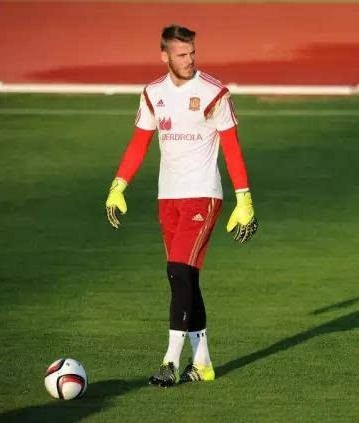
#> input picture hardwares/rk/python/detection/picodet/images/before/picodet_demo_input.jpg, 359 x 423 px
$ python picodet_infer.py
#> lines starting #> are read from the running program, lines starting #| are printed output that depends on the picture
### hardwares/rk/python/detection/picodet/picodet_utils/picodet.py
import numpy as np
import cv2
import os

picodet_std = [0.229, 0.224, 0.225]
picodet_mean = [0.485, 0.456, 0.406]

label_list = [
    "person",
    "bicycle",
    "car",
    "motorbike",
    "aeroplane",
    "bus",
    "train",
    "truck",
    "boat",
    "traffic light",
    "fire hydrant",
    "stop sign",
    "parking meter",
    "bench",
    "bird",
    "cat",
    "dog",
    "horse",
    "sheep",
    "cow",
    "elephant",
    "bear",
    "zebra",
    "giraffe",
    "backpack",
    "umbrella",
    "handbag",
    "tie",
    "suitcase",
    "frisbee",
    "skis",
    "snowboard",
    "sports ball",
    "kite",
    "baseball bat",
    "baseball glove",
    "skateboard",
    "surfboard",
    "tennis racket",
    "bottle",
    "wine glass",
    "cup",
    "fork",
    "knife",
    "spoon",
    "bowl",
    "banana",
    "apple",
    "sandwich",
    "orange",
    "broccoli",
    "carrot",
    "hot dog",
    "pizza",
    "donut",
    "cake",
    "chair",
    "sofa",
    "potted plant",
    "bed",
    "dining table",
    "toilet",
    "tv monitor",
    "laptop",
    "mouse",
    "remote",
    "keyboard",
    "cell phone",
    "microwave",
    "oven",
    "toaster",
    "sink",
    "refrigerator",
    "book",
    "clock",
    "vase",
    "scissors",
    "teddy bear",
    "hair drier",
    "toothbrush",
]


class PicodetPreProcess:
    def __init__(self,
                 target_size=None,
                 interp=cv2.INTER_CUBIC,
                 mean=None,
                 std=None,
                 is_scale=True,
                 stride=32):
#> in get_inputs, src_image is the input picture: shape (423, 359, 3); mean B, G, R 53.8, 97.6, 111.5
        if std is None:
            self.std = picodet_std
        else:
            self.std = std
        if mean is None:
            self.mean = picodet_mean
        else:
            self.mean = mean
        if target_size is None:
            self.target_size = [320, 320]
        else:
            self.target_size = target_size
        self.interp = interp
        self.is_scale = is_scale
        self.stride = stride

    def resize(self, im, im_info):
        target_size = self.target_size
        interp = self.interp
        assert len(target_size) == 2
        assert target_size[0] > 0 and target_size[1] > 0
        origin_shape = im.shape[:2]
#> origin_shape = (423, 359)
        resize_h, resize_w = target_size
        im_scale_y = resize_h / float(origin_shape[0])
#> im_scale_y = 0.757
        im_scale_x = resize_w / float(origin_shape[1])
#> im_scale_x = 0.891
        im = cv2.resize(
            im, None, None, fx=im_scale_x, fy=im_scale_y, interpolation=interp)
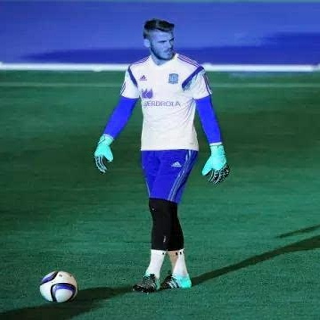
#> im: shape (320, 320, 3); mean of channels 0, 1, 2 111.5, 97.6, 53.8; drawn as B, G, R
        im_info['im_shape'] = np.array(im.shape[:2]).astype('float32')
        im_info['scale_factor'] = np.array(
            [im_scale_y, im_scale_x]).astype('float32')
        return im, im_info

    def normalizeImage(self, im):
        mean = self.mean
        std = self.std
        is_scale = self.is_scale

        im = im.astype(np.float32, copy=False)
        mean = np.array(mean)[np.newaxis, np.newaxis, :]
        std = np.array(std)[np.newaxis, np.newaxis, :]

        if is_scale:
            im = im / 255.0
        im -= mean
        im /= std
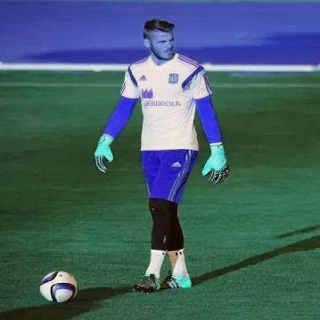
#> im: shape (320, 320, 3) float32; mean of channels 0, 1, 2 -0.209, -0.326, -0.867; drawn with min black and max white
        return im

    def padStride(self, im):
        coarsest_stride = self.stride
        coarsest_stride = coarsest_stride
        if coarsest_stride <= 0:
            return im
        im_c, im_h, im_w = im.shape
#> im_c = 3; im_h = 320; im_w = 320
        pad_h = int(np.ceil(float(im_h) / coarsest_stride) * coarsest_stride)
#> pad_h = 320
        pad_w = int(np.ceil(float(im_w) / coarsest_stride) * coarsest_stride)
#> pad_w = 320
        padding_im = np.zeros((im_c, pad_h, pad_w), dtype=np.float32)
        padding_im[:, :im_h, :im_w] = im
        return padding_im

    def get_inputs(self, im, do_normalize=True):
        im_info = {
            'scale_factor': np.array(
                [1., 1.], dtype=np.float32),
            'im_shape': None,
        }
        if isinstance(im, str):
            src_image = cv2.imread(im)
            im = cv2.imread(im)
        else:
            src_image = im
        im = cv2.cvtColor(im, cv2.COLOR_BGR2RGB)
        im, _ = self.resize(im, im_info)
        if do_normalize:
            im = self.normalizeImage(im)
            im = im.transpose((2, 0, 1))  # chw
            im = self.padStride(im)
        return im, src_image


# [125 lines left out: functions area_of, iou_of, hard_nms, softmax, warp_boxes, draw_box, not called in this run]


def sigmoid(x):
    return 1 / (1 + np.exp(-x))


class Picodet:
    # [141 lines left out: functions __init__, predict, detect, not called in this run]

### hardwares/rk/python/utils/onnx_config.py
# 用于配置ONNX模型，方便复用代码
import onnxruntime as rt
import time


class ONNXConfig:
    def __init__(self, onnx_model_path=None, need_show=False):
        # 判断基本条件是否被满足
        assert (onnx_model_path is not None), "onnx_model_path is empty"

        # 读取模型
        self.onnx_model_path = onnx_model_path

        # 获取模型的输入和输出
#> (the run stopped early here; a loop or call above may not have finished)
